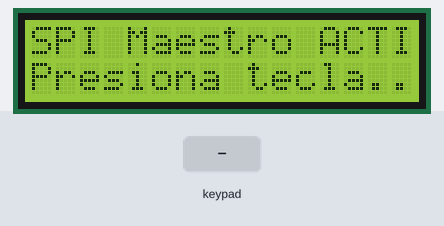
Bench run of a sketch on a simulated Arduino Mega 2560, built with avr-gcc and run on an emulated ATmega2560. Parts: 16×2 character LCD. Wiring (inferred from the names in the program): 4×4 keypad with keys 7 8 9 / 4 5 6 * 1 2 3 - C 0 = +: rows pin 46, pin 47, pin 48, pin 49; columns pin 42, pin 43, pin 44, pin 45. Wiring (inferred from the signals the program sends): character LCD (HD44780): RS pin 22; E pin 23; data pin 30, pin 31, pin 32, pin 33, pin 34, pin 35, pin 36, pin 37. The inputs (shaded band) are chosen by the test bench. What the sketch prints to the serial monitor is not drawn.

Above: at 2.2 s.
2.3 s: keypad keys 7 + 5 = pressed 0.4 s apart
At 4.5 s:
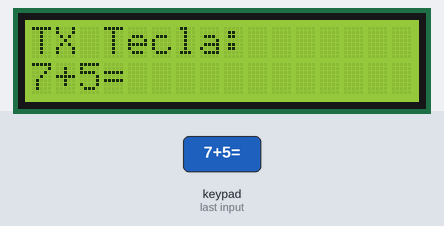
5.4 s: key '/' pressed
6.9 s: keypad keys 6 * 7 = pressed 0.4 s apart
At 9.6 s:
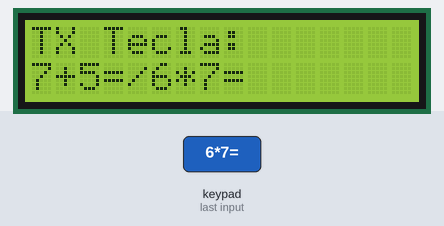
10.0 s: keypad keys 9 - 4 = pressed 0.4 s apart
At 12.3 s:
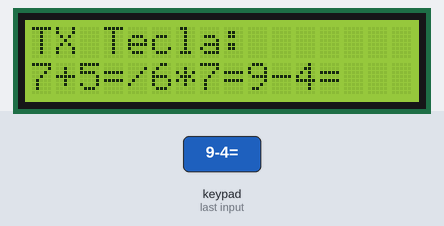
13.1 s: key '*' pressed
At 13.8 s:
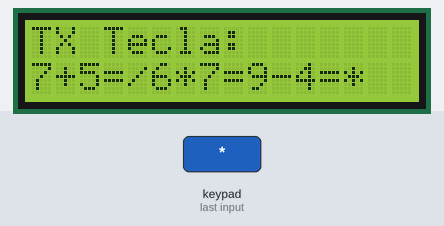
14.7 s: keypad keys 4 6 4 7 4 8 4 9 * pressed 0.4 s apart
At 18.8 s:
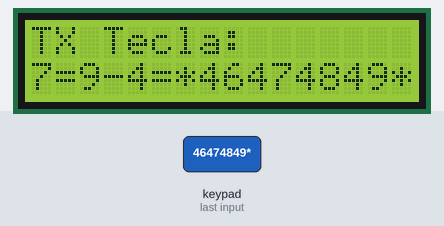
Timing chart, 0 to 20.3 s (numbered marks = the images above; inputs shaded):
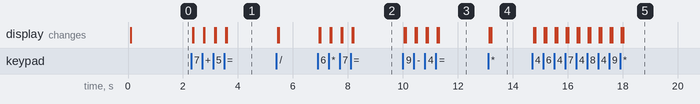

The sketch:

Maestro.ino
```cpp
/*
 * VISOR_TECLAS_SPI_MAESTRO.INO (CORREGIDO)
 * ----------------------------
 * Comunicación SPI Síncrona en modo MAESTRO
 * Envía teclas presionadas al Esclavo SPI
 */

#include <Arduino.h>
#include <avr/io.h>
#include <avr/interrupt.h>
#include "LCD.h"
#include <SPI.h>


const int DATA_PINS[] = {30, 31, 32, 33, 34, 35, 36, 37};
LCD lcd(22, 23, DATA_PINS);


const byte ROW_PINS[4] = { 46, 47, 48, 49 };
const byte COL_PINS[4] = { 42, 43, 44, 45 };

const char KEYS[4][4] = {
  { '7', '8', '9', '/' },
  { '4', '5', '6', '*' },
  { '1', '2', '3', '-' },
  { 'C', '0', '=', '+' }
};


volatile bool keyDetected = false;
volatile byte currentRow = 0;
unsigned long lastDebounceTime = 0;
const unsigned long DEBOUNCE_DELAY = 200;


String currentDisplay = "";


const int CS_PIN = 53;


void updateSimpleDisplay() {
  lcd.clear();
  lcd.setCursor(0, 0);
  lcd.print("TX Tecla:");
  lcd.setCursor(0, 1);
  lcd.print(currentDisplay);
}

void handleKeyPress(char key) {
  if (key == 'C') {
    currentDisplay = "";
  } else {
    currentDisplay += key;
    if (currentDisplay.length() > 16) {
      currentDisplay = currentDisplay.substring(currentDisplay.length() - 16);
    }
  }


  if (key != '\0') {
    spiTransmit(key);
    Serial.print("TX SPI: ");
    Serial.print(key);
    Serial.print(" (0x");
    Serial.print((byte)key, HEX);
    Serial.println(")");
  }

  updateSimpleDisplay();
}


/**
 * @brief Configura el Arduino Mega 2560 como maestro SPI.
 */
void spiMasterInit() {

  pinMode(CS_PIN, OUTPUT);
  digitalWrite(CS_PIN, HIGH);


  SPI.begin();


  SPI.setClockDivider(SPI_CLOCK_DIV16);
  SPI.setBitOrder(MSBFIRST);
  SPI.setDataMode(SPI_MODE0);

  Serial.println("SPI Maestro inicializado");
  Serial.println("CS Pin: 53");
}

/**
 * @brief Transmite un byte al esclavo.
 * @param dataToSend El byte/carácter a enviar.
 */
void spiTransmit(char dataToSend) {

  digitalWrite(CS_PIN, LOW);


  delayMicroseconds(10);


  byte received = SPI.transfer(dataToSend);


  delayMicroseconds(10);


  digitalWrite(CS_PIN, HIGH);


  delay(50);
}


void keypadInit() {
  for (byte i = 0; i < 4; i++) {
    pinMode(ROW_PINS[i], OUTPUT);
    digitalWrite(ROW_PINS[i], HIGH);
  }
  for (byte i = 0; i < 4; i++) {
    pinMode(COL_PINS[i], INPUT_PULLUP);
  }
}

char keypadGetKey() {
  unsigned long currentTime = millis();

  if ((currentTime - lastDebounceTime) < DEBOUNCE_DELAY) {
    return '\0';
  }

  digitalWrite(ROW_PINS[currentRow], HIGH);
  currentRow = (currentRow + 1) % 4;
  digitalWrite(ROW_PINS[currentRow], LOW);

  for (byte columna = 0; columna < 4; columna++) {
    if (digitalRead(COL_PINS[columna]) == LOW) {
      lastDebounceTime = currentTime;
      return KEYS[currentRow][columna];
    }
  }

  delayMicroseconds(500);
  return '\0';
}


void setup() {
  Serial.begin(9600);
  Serial.println("=== SPI MAESTRO ===");

  lcd.begin();
  keypadInit();
  spiMasterInit();

  lcd.clear();
  lcd.setCursor(0, 0);
  lcd.print("SPI Maestro ACTIVO");
  lcd.setCursor(0, 1);
  lcd.print("Presiona tecla...");

  delay(1000);
}

void loop() {
  char key = keypadGetKey();

  if (key != '\0') {
    Serial.print("Tecla detectada: ");
    Serial.println(key);
    handleKeyPress(key);
  }
}
```

LCD.cpp
```cpp
#include "LCD.h"

/**
 * Constructor de la clase LCD en modo 8-bit.
 */
LCD::LCD(int rs, int enable, const int dataPins[8])
    : _rs(rs), _enable(enable), _cols(0), _rows(0)
{
    for (int i = 0; i < 8; i++)
    {
        _dataPins[i] = dataPins[i];
    }
}

/**
 * Inicializa el LCD (por defecto 16x2).
 */
void LCD::begin()
{
    begin(16, 2);
}

/**
 * Inicializa los pines y envía la secuencia de inicio al LCD.
 */
void LCD::begin(int cols, int rows)
{
    _cols = cols;
    _rows = rows;

    pinMode(_rs, OUTPUT);
    pinMode(_enable, OUTPUT);
    for (int i = 0; i < 8; i++)
    {
        pinMode(_dataPins[i], OUTPUT);
    }

    shortDelay();

    if (_rows > 1)
        sendCommand(0x38);
    else
        sendCommand(0x30);

    sendCommand(0x0C);

    clear();

    sendCommand(0x06);
}

/**
 * Envía un comando al LCD (coloca bits en los pines D0..D7 y pulsa EN).
 */
void LCD::sendCommand(uint8_t cmd)
{
    digitalWrite(_rs, LOW);

    for (int i = 0; i < 8; i++)
    {
        bool bit = bitRead(cmd, i);
        digitalWrite(_dataPins[i], bit ? HIGH : LOW);
    }

    digitalWrite(_enable, HIGH);
    shortDelay();
    digitalWrite(_enable, LOW);

    delay(2);
}

/**
 * Limpia la pantalla LCD y posiciona el cursor en la posición inicial.
 */
void LCD::clear()
{
    sendCommand(0x01);
    delay(2);
}

/**
 * Posiciona el cursor en la columna y fila especificadas.
 * col y row comienzan en 0. Comprueba límites si begin no fue llamado.
 */
void LCD::setCursor(int col, int row)
{
    if (_cols == 0 || _rows == 0)
    {
    }

    uint8_t addr;
    switch (row)
    {
    case 0:
        addr = 0x80 + col;
        break;
    case 1:
        addr = 0xC0 + col;
        break;
    case 2:
        addr = 0x94 + col;
        break;
    case 3:
        addr = 0xD4 + col;
        break;
    default:
        return;
    }
    sendCommand(addr);
}

/**
 * Escribe un carácter en la pantalla LCD.
 */
void LCD::writeChar(uint8_t value)
{
    digitalWrite(_rs, HIGH);

    for (int i = 0; i < 8; i++)
    {
        bool bit = bitRead(value, i);
        digitalWrite(_dataPins[i], bit ? HIGH : LOW);
    }

    digitalWrite(_enable, HIGH);
    shortDelay();
    digitalWrite(_enable, LOW);

    delay(2);
}

/**
 * Imprime una cadena de texto en la pantalla LCD.
 */
void LCD::print(const String &str)
{
    for (size_t i = 0; i < str.length(); i++)
    {
        writeChar((uint8_t)str[i]);
    }
}

void LCD::shortDelay()
{
    delayMicroseconds(50);
}
```

LCD.h
```cpp
#include <Arduino.h>

class LCD
{
public:
    LCD(int rs, int enable, const int dataPins[8]);

    void begin();
    void begin(int cols, int rows);

    void clear();
    void print(const String &str);
    void setCursor(int col, int row);

    int _rs;
    int _enable;
    int _dataPins[8];

private:
    uint8_t _cols;
    uint8_t _rows;

    void sendCommand(uint8_t cmd);
    void writeChar(uint8_t value);
    void shortDelay();
};
```

Measured:
- after the input at 2.3 s, the display: first changes after 0.05 s (image 1 shows a later state)
- after the input at 6.9 s, the display: first changes after 0.05 s (image 2 shows a later state)
- after the input at 10.0 s, the display: first changes after 0.05 s (image 3 shows a later state)
- after the input at 13.1 s, the display: first changes after 0.05 s (image 4 shows a later state)
- after the input at 14.7 s, the display: first changes after 0.05 s (image 5 shows a later state)
